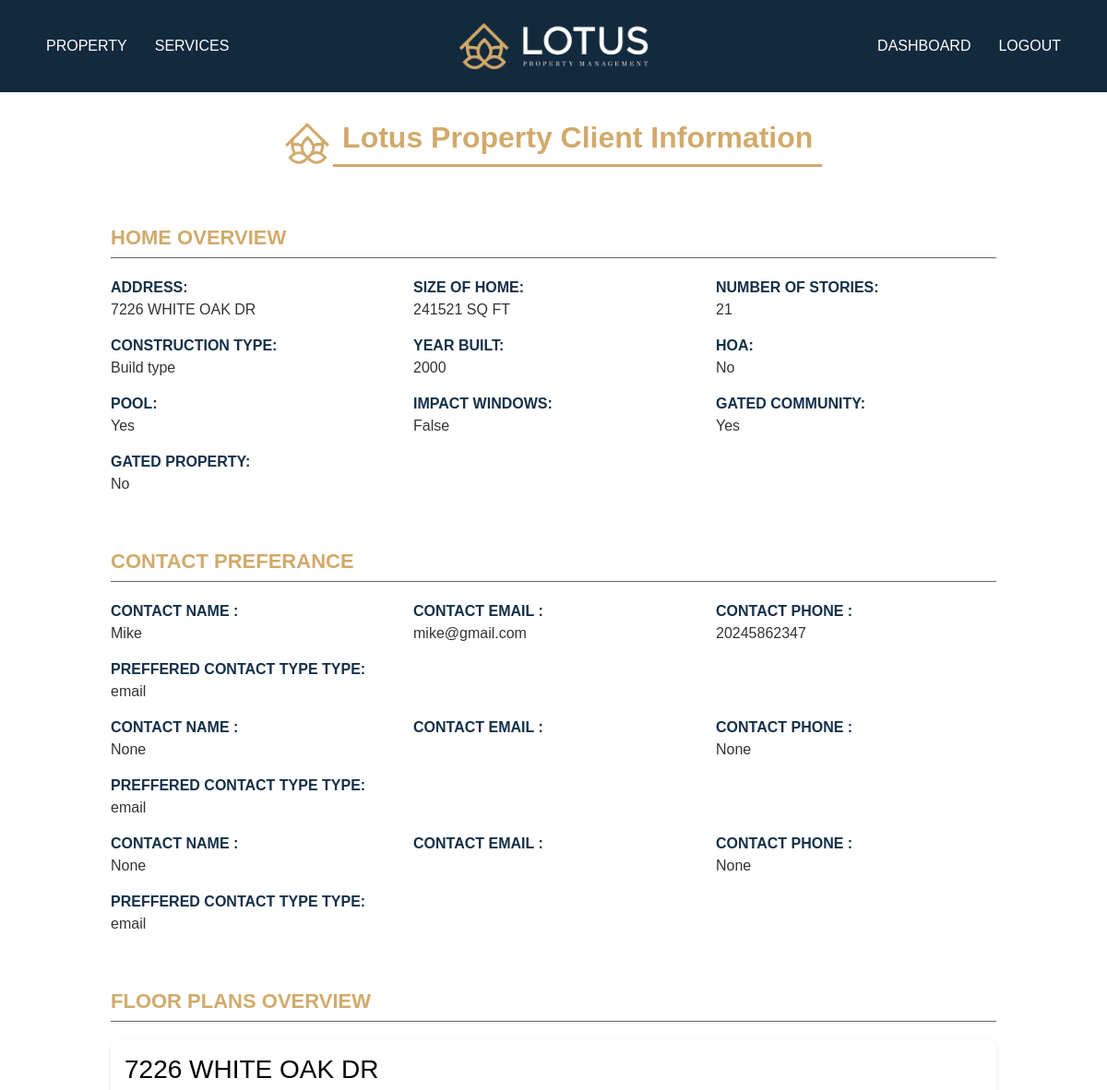
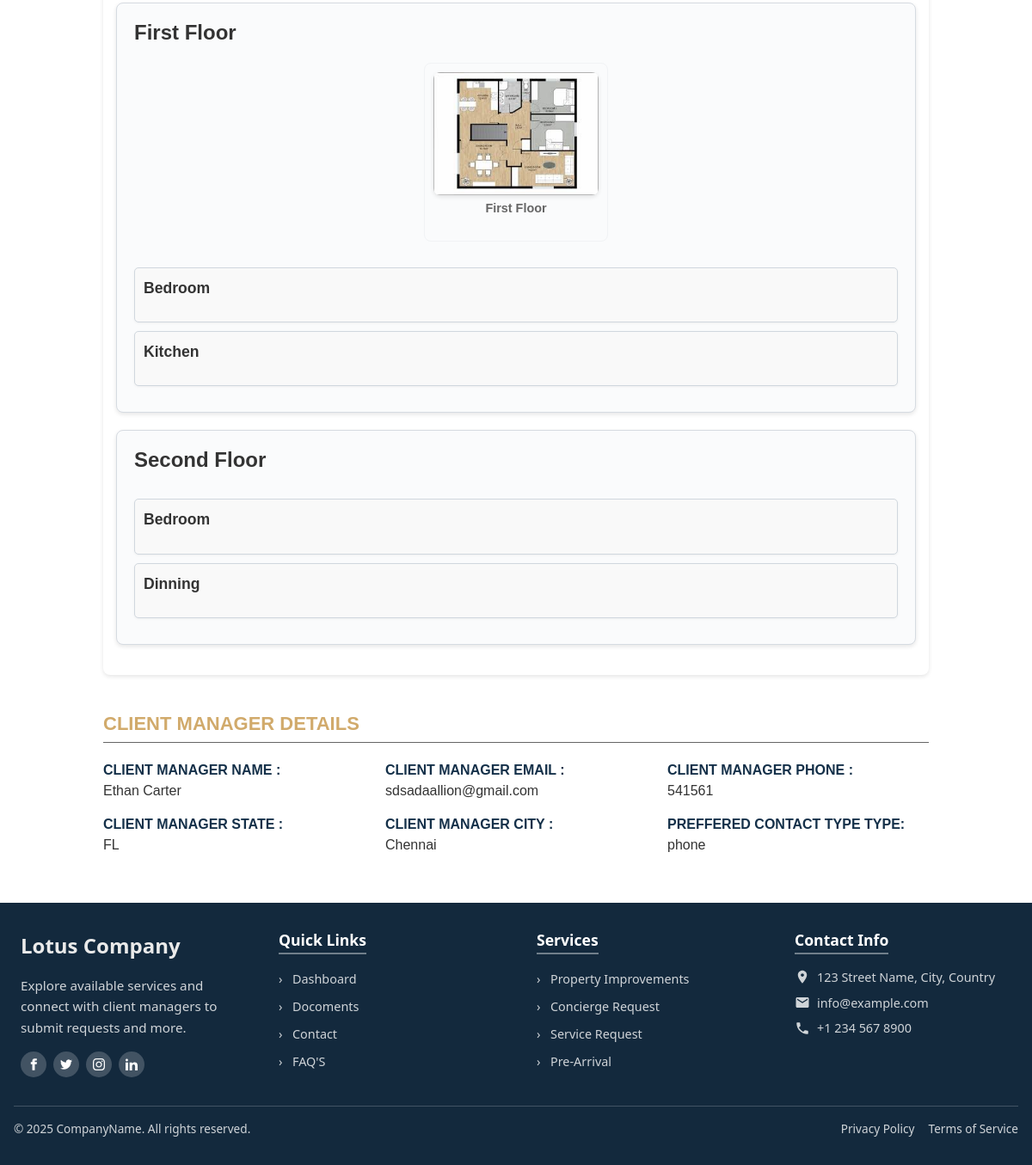
/my-properties/ (signed in), run on the app's committed database (2 pictures, top to bottom).
### propertydetails/models.py (models this page shows, shortened)
class PropertyManagement(models.Model):
    client = models.ForeignKey(Client, on_delete=models.CASCADE, related_name="properties")
    client_manager = models.ForeignKey(ClientManagers, on_delete=models.CASCADE, related_name="managed_properties")
    address = models.CharField(max_length=255)
    street_line1 = models.CharField(max_length=255, blank=True, null=True)
    street_line2 = models.CharField(max_length=255, blank=True, null=True)
    size_of_home = models.CharField(max_length=50)
    number_of_stories = models.PositiveIntegerField()
    construction_type = models.CharField(max_length=100)
    year_built = models.PositiveIntegerField()
    has_pool = models.BooleanField(default=False)
    gated_community = models.BooleanField(default=False)
    impact_windows = models.BooleanField(default=False)
    has_hoa = models.BooleanField(default=False)
    gated_property = models.BooleanField(default=False)
    basketball_court = models.BooleanField(default=False)
    tennis_court = models.BooleanField(default=False)
    pickleball_court = models.BooleanField(default=False)
    hot_tub = models.BooleanField(default=False)
    outdoor_kitchen_gazebo = models.BooleanField(default=False)
    waterfront = models.BooleanField(default=False)
    city = models.CharField(max_length=20, null=True, blank=True)
    state = models.CharField(max_length=20, null=True, blank=True)
    zipcode = models.CharField(max_length=10, null=True, blank=True)
    PREFERRED_CONTACT_CHOICES = [
        ('email', 'Email'),
        ('phone', 'Phone'),
    ]
    preferred_contact_method = models.CharField(
        max_length=10, choices=PREFERRED_CONTACT_CHOICES, default='email'
    )
    created_at = models.DateTimeField(auto_now_add=True)
    additional_info = models.TextField(blank=True, null=True)

class Floor(models.Model):
    property = models.ForeignKey(PropertyManagement, on_delete=models.CASCADE, related_name='floors')
    floor_name = models.CharField(max_length=255)
    floor_imgae = models.ImageField(upload_to='floor_images/', null=True, blank=True)

class Room(models.Model):
    floor = models.ForeignKey(Floor, on_delete=models.CASCADE, related_name='rooms')
    room_name = models.CharField(max_length=255)
    room_size = models.CharField(max_length=255)
    room_image = models.ImageField(upload_to='rooms_images/', null=True, blank=True)

### mainapp/models.py (models this page shows, shortened)
class Client(models.Model):
    first_name = models.CharField(max_length=150)
    last_name = models.CharField(max_length=150)
    username = models.CharField(max_length=150, unique=True, blank=True)
    email = models.EmailField()
    password = models.CharField(max_length=255, blank=True)
    address = models.CharField(max_length=255, blank=True, null=True)
    city = models.CharField(max_length=100, blank=True, null=True)
    state = models.CharField(max_length=100, blank=True, null=True)
    zipcode = models.CharField(max_length=10, blank=True, null=True)
    phone_number = models.CharField(max_length=15,blank=True, null=True)
    office_phone = models.CharField(max_length=15, blank=True, null=True)
    business_address = models.CharField(max_length=255, blank=True, null=True)
    PREFERRED_CONTACT_CHOICES = [
        ('email', 'Email'),
        ('phone', 'Phone'),
        ('text', 'text'),
    ]
    preferred_contact_method = models.CharField(
        max_length=10, choices=PREFERRED_CONTACT_CHOICES, default='email'
    )
    PRIORITY_CHOICES = [
    ('primary', 'Primary'),
    ('secondary', 'Secondary'),
    ('tertiary', 'Tertiary'),
    ]
    contact1_name = models.CharField(max_length=150, blank=True, null=True)
    contact1_last_name = models.CharField(max_length=150, blank=True, null=True)
    contact1_email = models.EmailField(blank=True, null=True)
    contact1_phone = models.CharField(max_length=15, blank=True, null=True)
    contact1_office_phone = models.CharField(max_length=15, blank=True, null=True)
    contact1_buisness_adress = models.CharField(max_length=15, blank=True, null=True)
    contact1_preferred = models.CharField(
        max_length=10, choices=PREFERRED_CONTACT_CHOICES, blank=True, null=True
    )
    contact1_priority = models.CharField(
    max_length=10, choices=PRIORITY_CHOICES, blank=True, null=True
    )
    contact2_name = models.CharField(max_length=150, blank=True, null=True)
    contact2_last_name = models.CharField(max_length=150, blank=True, null=True)
    contact2_email = models.EmailField(blank=True, null=True)
    contact2_phone = models.CharField(max_length=15, blank=True, null=True)
    contact2_office_phone = models.CharField(max_length=15, blank=True, null=True)
    contact2_buisness_adress = models.CharField(max_length=15, blank=True, null=True)
    contact2_preferred = models.CharField(
        max_length=10, choices=PREFERRED_CONTACT_CHOICES, blank=True, null=True
    )
    contact2_priority = models.CharField(
    max_length=10, choices=PRIORITY_CHOICES, blank=True, null=True
    )
    contact3_name = models.CharField(max_length=150, blank=True, null=True)
    contact3_last_name = models.CharField(max_length=150, blank=True, null=True)
    contact3_email = models.EmailField(blank=True, null=True)
    contact3_phone = models.CharField(max_length=15, blank=True, null=True)
    contact3_office_phone = models.CharField(max_length=15, blank=True, null=True)
    contact3_buisness_adress = models.CharField(max_length=15, blank=True, null=True)
    contact3_preferred = models.CharField(
        max_length=10, choices=PREFERRED_CONTACT_CHOICES, blank=True, null=True
    )
    contact3_priority = models.CharField(
    max_length=10, choices=PRIORITY_CHOICES, blank=True, null=True
    )
    contact4_name = models.CharField(max_length=150, blank=True, null=True)
    contact4_last_name = models.CharField(max_length=150, blank=True, null=True)
    contact4_email = models.EmailField(blank=True, null=True)
    contact4_phone = models.CharField(max_length=15, blank=True, null=True)
    contact4_office_phone = models.CharField(max_length=15, blank=True, null=True)
    contact4_buisness_adress = models.CharField(max_length=15, blank=True, null=True)
    contact4_preferred = models.CharField(
        max_length=10, choices=PREFERRED_CONTACT_CHOICES, blank=True, null=True
    )
    contact4_priority = models.CharField(
    max_length=10, choices=PRIORITY_CHOICES, blank=True, null=True
    )
    contact5_name = models.CharField(max_length=150, blank=True, null=True)
    contact5_last_name = models.CharField(max_length=150, blank=True, null=True)
    contact5_email = models.EmailField(blank=True, null=True)
    contact5_phone = models.CharField(max_length=15, blank=True, null=True)
    contact5_office_phone = models.CharField(max_length=15, blank=True, null=True)
    contact5_buisness_adress = models.CharField(max_length=15, blank=True, null=True)
    contact5_preferred = models.CharField(
        max_length=10, choices=PREFERRED_CONTACT_CHOICES, blank=True, null=True
    )
    contact5_priority = models.CharField(
    max_length=10, choices=PRIORITY_CHOICES, blank=True, null=True
    )
    created_at = models.DateTimeField(auto_now_add=True)

class ClientManagers(models.Model):  # Unique name to avoid conflicts
    first_name = models.CharField(max_length=150)
    last_name = models.CharField(max_length=150)
    username = models.CharField(max_length=150, unique=True)
    email = models.EmailField(unique=True)
    password = models.CharField(max_length=255)  # Store hashed passwords
    phone_number = models.CharField(max_length=15,blank=True, null=True)
    city = models.CharField(max_length=100, blank=True, null=True)
    state = models.CharField(max_length=100, blank=True, null=True)
    zipcode = models.CharField(max_length=10, blank=True, null=True)
    office_phone = models.CharField(max_length=15, null=True, blank=True)
    business_address = models.TextField(null=True, blank=True)
    PREFERRED_CONTACT_CHOICES = [
        ('email', 'Email'),
        ('phone', 'Phone'),
        ('text', 'text'),
    ]
    preferred_contact_method = models.CharField(
        max_length=10, choices=PREFERRED_CONTACT_CHOICES, default='email'
    )
    created_at = models.DateTimeField(auto_now_add=True)

### mainapp/views.py (the view)
# urls.py: path('my-properties/', client_properties, name='client_properties'),
def client_properties(request):
    client_id = request.session['client_id']
    client = Client.objects.get(id=client_id)
    properties = PropertyManagement.objects.filter(client=client).prefetch_related('floors__rooms', 'client_manager')
    contacts = [
        {"name": client.contact1_name, "email": client.contact1_email, "phone": client.contact1_phone, "preferred": client.contact1_preferred},
        {"name": client.contact2_name, "email": client.contact2_email, "phone": client.contact2_phone, "preferred": client.contact2_preferred},
        {"name": client.contact3_name, "email": client.contact3_email, "phone": client.contact3_phone, "preferred": client.contact3_preferred},
    ]
    contacts = [c for c in contacts if c["name"]]
    client_manager = properties[0].client_manager if properties else None
    return render(request, 'property/properties.html', {
        'properties': properties,
        'contacts': contacts,
        'client_manager': client_manager,
    })

### template/property/properties.html (shortened to what this page needs)
{% extends 'base.html' %}
{% load static %}
{% block content %}
    <div id="titile">
        <img style="width: 4%;" src="{% static 'img/smalllogo.png' %}" alt="">
        <h2 class="title">Lotus Property Client Information</h2>
    </div>
    <div class="property-container">
        <p class="section-title">Home Overview</p>
        {% if properties %}
            {% for property in properties %}
                <div class="row">
                    <div class="col-md-4">
                        <div class="info-box"><span>Address:</span> <div class="info-value">{{ property.address }}</div></div>
                    </div>
                    <div class="col-md-4">
                        <div class="info-box"><span>Size of Home:</span> <div class="info-value">{{ property.size_of_home }} SQ FT</div></div>
                    </div>
                    <div class="col-md-4">
                        <div class="info-box"><span>Number of Stories:</span> <div class="info-value">{{ property.number_of_stories }}</div></div>
                    </div>
                    <div class="col-md-4">
                        <div class="info-box"><span>Construction Type:</span> <div class="info-value">{{ property.construction_type }}</div></div>
                    </div>
                    <div class="col-md-4">
                        <div class="info-box"><span>Year Built:</span> <div class="info-value">{{ property.year_built }}</div></div>
                    </div>
                    <div class="col-md-4">
                        <div class="info-box"><span>HOA:</span> <div class="info-value">{{ property.has_hoa|yesno:"Yes,No" }}</div></div>
                    </div>
                    <div class="col-md-4">
                        <div class="info-box"><span>Pool:</span> <div class="info-value">{{ property.has_pool|yesno:"Yes,No" }}</div></div>
                    </div>
                    <div class="col-md-4">
                        <div class="info-box"><span>Impact Windows:</span> <div class="info-value">{{ property.impact_windows }}</div></div>
                    </div>
                    <div class="col-md-4">
                        <div class="info-box"><span>Gated Community:</span> <div class="info-value">{{ property.gated_community|yesno:"Yes,No" }}</div></div>
                    </div>
                    <div class="col-md-4">
                        <div class="info-box"><span>Gated Property:</span> <div class="info-value">{{ property.gated_property|yesno:"Yes,No" }}</div></div>
                    </div>
                </div>
            {% endfor %}
        {% else %}
            <p>No properties found.</p>
        {% endif %}
    </div>
    <div class="property-container">
        <p class="section-title">Contact preferance</p>
        {% if contacts %}
            {% for contact in contacts %}
                <div class="row">
                    <div class="col-md-4">
                        <div class="info-box"><span>Contact Name :</span> <div class="info-value">{{ contact.name }}</div></div>
                    </div>
                    <div class="col-md-4">
                        <div class="info-box"><span>Contact Email :</span> <div class="info-value">{{ contact.email }}</div></div>
                    </div>
                    <div class="col-md-4">
                        <div class="info-box"><span>Contact Phone :</span> <div class="info-value">{{ contact.phone }}</div></div>
                    </div>
                    <div class="col-md-4">
                        <div class="info-box"><span>Preffered Contact Type Type:</span> <div class="info-value">{{ contact.preferred }}</div></div>
                    </div>
                </div>
            {% endfor %}
        {% else %}
            <p>No additional contacts added.</p>
        {% endif %}
    </div>
    <div class="property-container">
        <p class="section-title">Floor Plans Overview</p>
        {% for property in properties %}
        <div class="property-card">
            <h3 class="property-address">{{ property.address }}</h3>
            {% if property.floors.all %}
                {% for floor in property.floors.all %}
                <div class="floor-card">
                    <h4 class="floor-title">{{ floor.floor_name }}</h4>
                    <div class="image-gallery">
                        {% if floor.floor_imgae %}
                        <div class="image-item">
                            <img src="{{ floor.floor_imgae.url }}" alt="{{ floor.floor_name }}" class="gallery-img">
                            <p class="image-caption">{{ floor.floor_name }}</p>
                        </div>
                        {% endif %}
                    </div>
                    <div class="rooms-info">
                        {% for room in floor.rooms.all %}
                        <div class="room-item">
                            <div class="room-name-size">
                                <p class="room-name">{{ room.room_name }}</p>
                            </div>
                        </div>
                        {% endfor %}
                    </div>
                </div>
                {% endfor %}
            {% else %}
                <p class="no-floors-msg">No floor plans available for this property.</p>
            {% endif %}
        </div>
    {% empty %}
        <p>No properties available.</p>
    {% endfor %}
    </div>
<div class="property-container">
    <p class="section-title">Client Manager Details </p>
    {% if client_manager %}
            <div class="row">
                <div class="col-md-4">
                    <div class="info-box"><span>Client Manager Name :</span> <div class="info-value">{{ client_manager.first_name }} {{ client_manager.last_name }}</div></div>
                </div>
                <div class="col-md-4">
                    <div class="info-box"><span>Client Manager Email :</span> <div class="info-value">{{ client_manager.email }}</div></div>
                </div>
                <div class="col-md-4">
                    <div class="info-box"><span>Client Manager Phone :</span> <div class="info-value">{{ client_manager.phone_number }}</div></div>
                </div>
                <div class="col-md-4">
                    <div class="info-box"><span>Client Manager State :</span> <div class="info-value">{{ client_manager.state }}</div></div>
                </div>
                <div class="col-md-4">
                    <div class="info-box"><span>Client Manager City :</span> <div class="info-value">{{ client_manager.city }}</div></div>
                </div>
                <div class="col-md-4">
                    <div class="info-box"><span>Preffered Contact Type Type:</span> <div class="info-value">{{ client_manager.preferred_contact_method }}</div></div>
                </div>
            </div>
            {% endif %}
</div>
{% endblock content %}

### data on the page
PropertyManagement: address "7226 WHITE OAK DR", size_of_home "241521", number_of_stories "21", construction_type "Build type", year_built "2000", has_hoa "No", has_pool "Yes", impact_windows "False", gated_community "Yes", gated_property "No"
Client: name "Mike" "None" "None", email "mike@gmail.com", phone "20245862347" "None" "None", preferred "email" "email" "email"
Floor: floor_name "First Floor", floor_imgae (picture)
Room: room_name "Bedroom"
Room: room_name "Kitchen"
Floor: floor_name "Second Floor"
Room: room_name "Bedroom"
Room: room_name "Dinning"
ClientManagers: first_name "Ethan", last_name "Carter", email "sdsadaallion@gmail.com", phone_number "541561", state "FL", city "Chennai", preferred_contact_method "phone"
